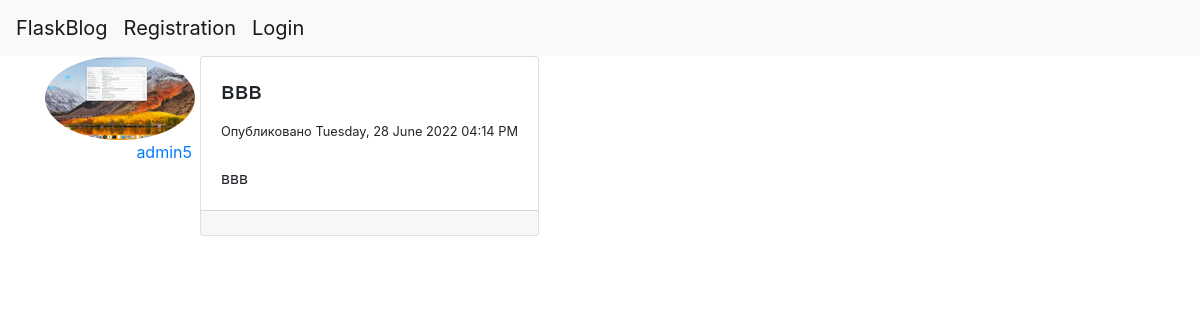
Page /post/9 on the committed database.
### flask_blog/models.py (models this page shows, shortened)
class User(db.Model, UserMixin):
    id = db.Column(db.Integer, primary_key=True)
    username = db.Column(db.String(20), unique=True, nullable=False)
    email = db.Column(db.String(120), unique=True, nullable=False)
    image_file = db.Column(db.String(20), nullable=False, default='default.png')
    password = db.Column(db.String(60), nullable=False)
    posts = db.relationship('Post', backref='author', lazy=True)

class Post(db.Model, UserMixin):
    id = db.Column(db.Integer, primary_key=True)
    title = db.Column(db.String(100), nullable=False)
    date_posted = db.Column(db.DateTime, nullable=False, default=datetime.utcnow())
    content = db.Column(db.Text, nullable=False)
    user_id = db.Column(db.Integer, db.ForeignKey('user.id'), nullable=True)

### flask_blog/posts/routes.py (the view)
@login_required
@posts.route('/post/<int:post_id>', methods=['GET', 'POST'])
def post(post_id):
    post = Post.query.get_or_404(post_id)
    return render_template('post.html', title=post.title, post=post)

### flask_blog/templates/post.html (shortened to what this page needs)
{% extends "base.html" %}
{% block content %}
<div class="container" style="display: flex;">
    <article class="media" style="display: flex; flex-direction: column;">
        <img class="rounded-circle article-img" style="margin-right: 5px;"
             src="{{ url_for('static', filename='profile_pics/' + post.author.image_file) }}">
        <a class="mr-2" href="{{ url_for('users.user_posts', username=post.author.username) }}" style="margin: 0 auto">{{
            post.author.username }}
        </a>
    </article>
    <div class="card" style="margin-bottom: 20px;">
        <div class="card-body">
            <h4 class="card-title">
                {{ post.title }}
            </h4>
            <small>
                Опубликовано {{ post.date_posted.strftime('%A, %d %B %Y %I:%M %p') }}
            </small>
            <br>
            <br>
            <p class="card-text">
                {{ post.content }}
            </p>
        </div>
        <div class="card-footer" style="font-size: 20px;">
        </div>
    </div>
</div>
{% endblock content %}

### flask_blog/static/css/style.css (style rules this page uses)
:root { --color:#05b1b1; --color2:#52339a; }

### rows in the picture
User: image_file (picture), author.username "admin5"
Post: title "ввв", date_posted "Tuesday, 28 June 2022 04:14 PM", content "ввв"
